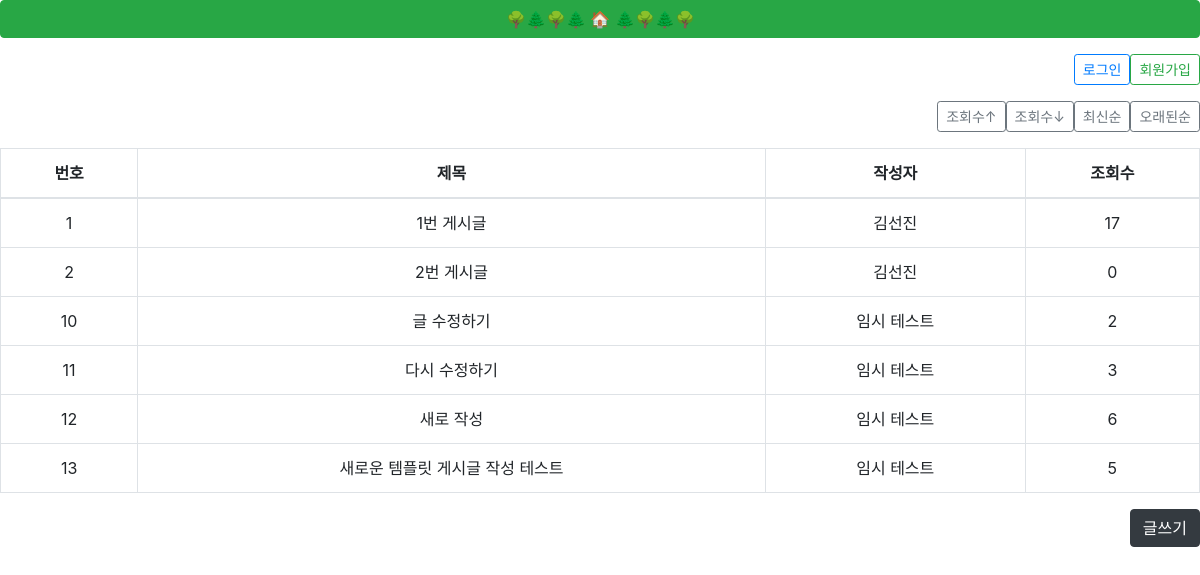
The app's page /, older data.
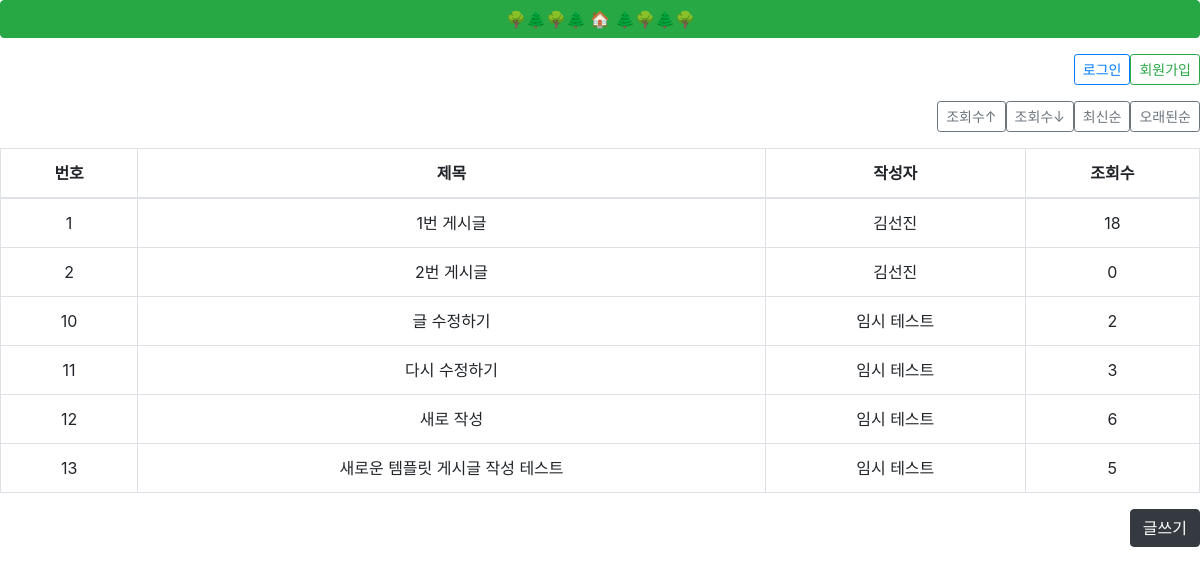
The same page, newer data.
### boards/models.py (models this page shows, shortened)
class Board(models.Model):
    idx = models.AutoField(primary_key=True, null=False)
    title = models.CharField(max_length=100)
    contents = models.CharField(max_length=2000)
    name = models.CharField(max_length=20)
    email = models.CharField(max_length=100)
    view_count = models.IntegerField(default=0)
    created_at = models.DateTimeField(auto_now=True)
    updated_at = models.DateTimeField(null=True)

### boards/views.py (the view)
# urls.py: path('', list),
def list(request, order_type='earliest'):
    if request.method == "GET":
        if order_type == 'hitsd':       # 조회수 내림차순
            board = Board.objects.all().order_by('-view_count')
        elif order_type == 'hitsa':     # 조회수 오름차순
            board = Board.objects.all().order_by('view_count')
        elif order_type == 'latest':    # 작성일자 내림차순
            board = Board.objects.all().order_by('-idx')
        elif order_type == 'earliest':  # 작성일자 오름차순
            board = Board.objects.all().order_by('idx')
        else:
            return redirect('/')
        context = {
            'board': board
        }
        return render(request, 'board/list.html', context)

### templates/board/list.html (shortened to what this page needs)
{% extends 'base.html' %}
{% block content %}
<div class="d-grid gap-2 d-md-flex justify-content-md-end mt-3 mb-3">
  <button type="button" class="btn btn-outline-primary btn-sm"
  style="--bs-btn-padding-y: .25rem; --bs-btn-padding-x: .5rem; --bs-btn-font-size: .75rem;"
  onclick="location.href='/login'">
  로그인
  </button>
  <button type="button" class="btn btn-outline-success btn-sm"
  style="--bs-btn-padding-y: .25rem; --bs-btn-padding-x: .5rem; --bs-btn-font-size: .75rem;"
  onclick="location.href='/register'">
  회원가입
  </button>
</div>
<div class="d-grid gap-2 d-md-flex justify-content-md-end mt-3 mb-3">
  <button type="button" class="btn btn-outline-secondary btn-sm"
  style="--bs-btn-padding-y: .25rem; --bs-btn-padding-x: .5rem; --bs-btn-font-size: .75rem;"
  onclick="location.href='/board/list/hitsd'">
  조회수↑
  </button>
  <button type="button" class="btn btn-outline-secondary btn-sm"
  style="--bs-btn-padding-y: .25rem; --bs-btn-padding-x: .5rem; --bs-btn-font-size: .75rem;"
  onclick="location.href='/board/list/hitsa'">
  조회수↓
  </button>
  <button type="button" class="btn btn-outline-secondary btn-sm"
  style="--bs-btn-padding-y: .25rem; --bs-btn-padding-x: .5rem; --bs-btn-font-size: .75rem;"
  onclick="location.href='/board/list/latest'">
  최신순
  </button>
  <button type="button" class="btn btn-outline-secondary btn-sm"
  style="--bs-btn-padding-y: .25rem; --bs-btn-padding-x: .5rem; --bs-btn-font-size: .75rem;"
  onclick="location.href='/board/list/earliest'">
  오래된순
  </button>
</div>
{% if board %}
  <table class="table table-bordered text-center">
    <thead>
      <tr>
        <th scope="col">번호</th>
        <th scope="col">제목</th>
        <th scope="col">작성자</th>
        <th scope="col">조회수</th>
      </tr>
    </thead>
    <tbody>
      {% for board_list in board %}
        <tr onClick="location.href='/board/detail/{{board_list.idx}}'">
          <td>{{ board_list.idx }}</td>
          <td>{{ board_list.title }}</td>
          <td>{{ board_list.name }}</td>
          <td>{{ board_list.view_count }}</td>
        </tr>
      {% endfor %}
    </tbody>
  </table>
{% endif %}
<div class="d-grid gap-2 d-md-flex justify-content-md-end">
  <button type="button" class="btn btn-dark" onclick="location.href='/board/create'">글쓰기</button>
{% endblock %}

Row changes from the older to the newer data that the page shows:
changed Board "1번 게시글": view_count "17" → "18"
